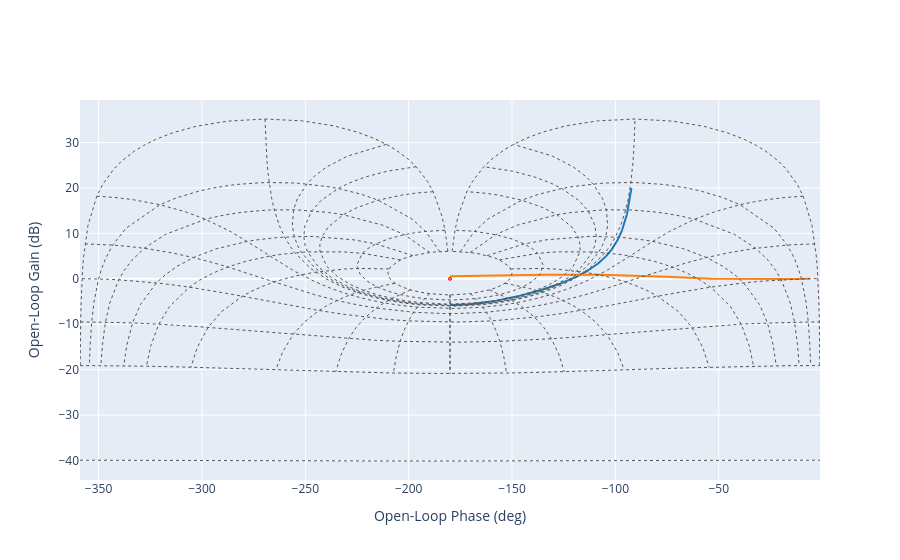

Notebook cell for this chart:
### Markdown cell above
### Correcteur

### Code cell
Te = 0.07

Kp = 0.004#1/(offset + 120)
Ki = 0.008
Kd = -0.0001#0.09

z = tf('z')

print("Kp : ", Kp)
print("Ki : ", Ki)
print("Kd : ", Kd)

Cz = Kp+Ki*(z/(z-1))+Kd*((z-1)/z)

nichols([Cz*Mt_z_rpm, (Cz*Mt_z_rpm)/(1+Cz*Mt_z_rpm)])
